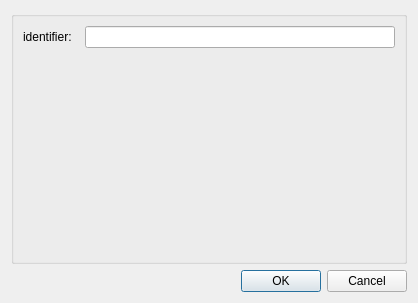
<?xml version="1.0" encoding="UTF-8"?>
<ui version="4.0">
 <class>ConfigureDialog</class>
 <widget class="QDialog" name="ConfigureDialog">
  <property name="geometry">
   <rect>
    <x>0</x>
    <y>0</y>
    <width>418</width>
    <height>303</height>
   </rect>
  </property>
  <property name="windowTitle">
   <string>Configure Apply Fitted Coordinates</string>
  </property>
  <layout class="QGridLayout" name="gridLayout">
   <item row="0" column="0">
    <widget class="QGroupBox" name="configGroupBox">
     <property name="title">
      <string/>
     </property>
     <layout class="QFormLayout" name="formLayout">
      <item row="0" column="0">
       <widget class="QLabel" name="label0">
        <property name="text">
         <string>identifier:  </string>
        </property>
       </widget>
      </item>
      <item row="0" column="1">
       <widget class="QLineEdit" name="lineEdit0"/>
      </item>
     </layout>
    </widget>
   </item>
   <item row="1" column="0">
    <widget class="QDialogButtonBox" name="buttonBox">
     <property name="orientation">
      <enum>Qt::Horizontal</enum>
     </property>
     <property name="standardButtons">
      <set>QDialogButtonBox::Cancel|QDialogButtonBox::Ok</set>
     </property>
    </widget>
   </item>
  </layout>
 </widget>
 <resources/>
 <connections>
  <connection>
   <sender>buttonBox</sender>
   <signal>accepted()</signal>
   <receiver>ConfigureDialog</receiver>
   <slot>accept()</slot>
   <hints>
    <hint type="sourcelabel">
     <x>248</x>
     <y>254</y>
    </hint>
    <hint type="destinationlabel">
     <x>157</x>
     <y>274</y>
    </hint>
   </hints>
  </connection>
  <connection>
   <sender>buttonBox</sender>
   <signal>rejected()</signal>
   <receiver>ConfigureDialog</receiver>
   <slot>reject()</slot>
   <hints>
    <hint type="sourcelabel">
     <x>316</x>
     <y>260</y>
    </hint>
    <hint type="destinationlabel">
     <x>286</x>
     <y>274</y>
    </hint>
   </hints>
  </connection>
 </connections>
</ui>
